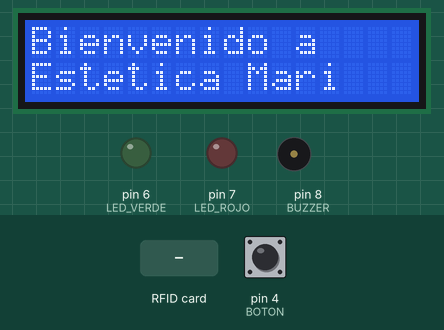
Simulated run of this sketch. Board: Arduino Uno, built with avr-gcc and run on an emulated ATmega328P. On the bench: 16×2 character LCD, output pins drawn as LEDs (lit = HIGH), buzzer (waves = sounding, pin HIGH). The inputs (shaded band) are chosen by the test bench; at power-on: pin 4 (BOTON) LOW. Pins used as bus, display or sensor lines are not drawn; what the sketch prints to the serial monitor is not drawn.

Above: at 1.3 s.
1.4 s: RFID card 53 63 F0 75 71 01 held to the reader
At 4.1 s:
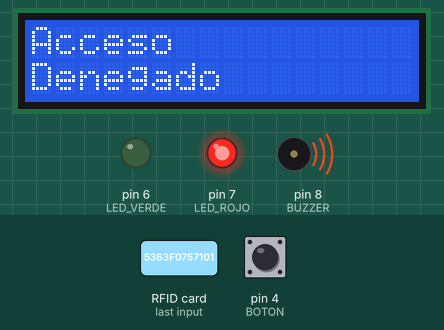
4.4 s: pin 4 (BOTON) pulled HIGH for 3.2 s
At 8.0 s:
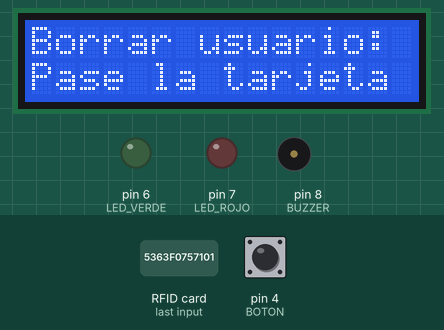
9.1 s: RFID card 5E 7A 19 C4 held to the reader
At 11.0 s:
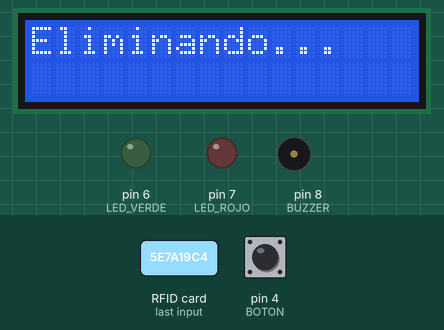
12.1 s: pin 4 (BOTON) pulled HIGH for 1 s
At 12.81 s:
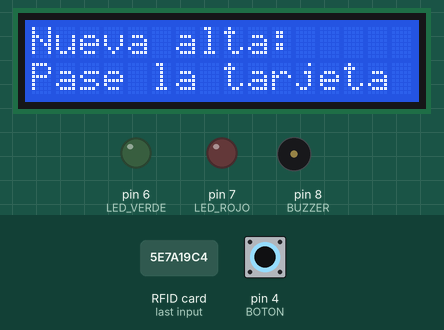
14.6 s: pin 4 (BOTON) pulled HIGH for 0.15 s
16.2 s: RFID card 53 63 F0 75 71 01 held to the reader
At 18.5 s:
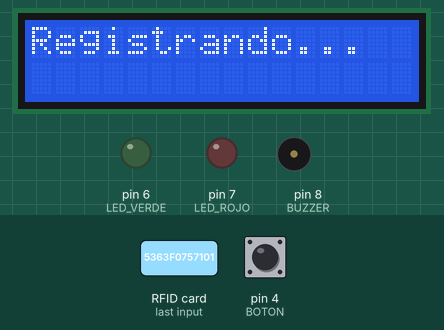
Timing chart, 0 to 20.0 s (numbered marks = the images above; inputs shaded):
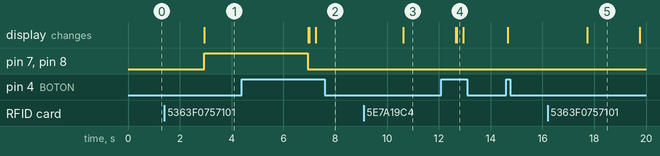

Measured:
- after the input at 1.4 s, pin 7 (LED_ROJO), pin 8 (BUZZER): LOW → HIGH after 1.5 s; the display: changes after 1.5 s (image 1)
- after the input at 4.4 s, the display: first differs from a run without the input after 2.6 s (image 2 shows a later state)
- after the input at 9.1 s, the display: changes after 1.5 s (image 3)
- after the input at 12.1 s, the display: first differs from a run without the input after 0.59 s (image 4)
- after the input at 16.2 s, the display: changes after 1.5 s (image 5)

The sketch:

RFID-nuevo.ino
```cpp
#include <SPI.h>
#include <MFRC522.h>
#include <Wire.h>
#include <LiquidCrystal_I2C.h>

// Pines del Lector RFID
#define SS_PIN 10
#define RST_PIN 9

// Pines de LEDs, Buzzer, y Botón
#define LED_VERDE 6
#define LED_ROJO 7
#define BUZZER 8
#define BOTON 4

MFRC522 mfrc522(SS_PIN, RST_PIN);
LiquidCrystal_I2C lcd(0x27, 16, 2);

// UID de la tarjeta maestra
String masterUID = "5363f0757101";

bool modoAlta = false;
bool modoBaja = false;

unsigned long lastButtonPress = 0;
unsigned long debounceTime = 200;
unsigned long doublePressInterval = 800;

void setup() {
    Serial.begin(9600);
    SPI.begin();
    mfrc522.PCD_Init();
    lcd.init();
    lcd.backlight();

    pinMode(LED_VERDE, OUTPUT);
    pinMode(LED_ROJO, OUTPUT);
    pinMode(BUZZER, OUTPUT);
    pinMode(BOTON, INPUT);

    lcd.setCursor(0, 0);
    lcd.print("Bienvenido a");
    lcd.setCursor(0, 1);
    lcd.print("Estetica Mari");
}

void loop() {
    detectarModo();
    verificarAcceso();
}

void detectarModo() {
    if (digitalRead(BOTON) == HIGH) {
        unsigned long currentTime = millis();

        if (currentTime - lastButtonPress < doublePressInterval) {
            modoBaja = true;
            modoAlta = false;
            lcd.clear();
            lcd.setCursor(0, 0);
            lcd.print("Borrar usuario:");
            lcd.setCursor(0, 1);
            lcd.print("Pase la tarjeta");
        } else {
            modoAlta = true;
            modoBaja = false;
            lcd.clear();
            lcd.setCursor(0, 0);
            lcd.print("Nueva alta:");
            lcd.setCursor(0, 1);
            lcd.print("Pase la tarjeta");
        }

        lastButtonPress = currentTime;
        delay(debounceTime);
    }
}

void verificarAcceso() {
    if (!mfrc522.PICC_IsNewCardPresent() || !mfrc522.PICC_ReadCardSerial()) {
        return;
    }

    String uid = obtenerUID();
    Serial.println(uid);

    if (modoAlta) {
        Serial.println("Alta UID: " + uid);

        while (Serial.available() > 0) {
            Serial.read();
        }

        delay(500);
        String respuesta = esperarRespuesta();
        respuesta.trim();

        if (respuesta.startsWith("Nuevo UID registrado")) {
            lcd.clear();
            lcd.setCursor(0, 0);
            lcd.print("UID registrado!");
            delay(2000);
        } else {
            lcd.clear();
            lcd.setCursor(0, 0);
            lcd.print("Registrando...");
            delay(2000);
        }

        lcd.clear();
        lcd.setCursor(0, 0);
        lcd.print("Bienvenido a");
        lcd.setCursor(0, 1);
        lcd.print("Estetica Mari");

        modoAlta = false;

    } else if (modoBaja) {
        Serial.println("Baja UID: " + uid);

        while (Serial.available() > 0) {
            Serial.read();
        }

        delay(500);
        String respuesta = esperarRespuesta();
        respuesta.trim();

        if (respuesta == "UID maestro, no se puede eliminar") {
            lcd.clear();
            lcd.setCursor(0, 0);
            lcd.print("UID maestro");
            lcd.setCursor(0, 1);
            lcd.print("no se puede borrar");
            delay(3000);
        } else if (respuesta.startsWith("UID eliminado")) {
            lcd.clear();
            lcd.setCursor(0, 0);
            lcd.print("UID eliminado!");
            delay(2000);
        } else {
            lcd.clear();
            lcd.setCursor(0, 0);
            lcd.print("Eliminando...");
            delay(2000);
        }

        lcd.clear();
        lcd.setCursor(0, 0);
        lcd.print("Bienvenido a");
        lcd.setCursor(0, 1);
        lcd.print("Estetica Mari");

        modoBaja = false;

    } else {
        while (Serial.available() > 0) {
            Serial.read();
        }

        delay(500);
        String respuesta = esperarRespuesta();
        respuesta.trim();

        if (respuesta.startsWith("Acceso permitido")) {
            lcd.clear();
            lcd.setCursor(0, 0);
            lcd.print("Tenga buen dia");
            lcd.setCursor(0, 1);
            int idx = respuesta.indexOf(":");
            String nombre = respuesta.substring(idx + 2);
            lcd.print(nombre);
            digitalWrite(LED_VERDE, HIGH);
            digitalWrite(BUZZER, HIGH);
            delay(3000);
            digitalWrite(LED_VERDE, LOW);
            digitalWrite(BUZZER, LOW);
        } else {
            lcd.clear();
            lcd.setCursor(0, 0);
            lcd.print("Acceso");
            lcd.setCursor(0, 1);
            lcd.print("Denegado");
            digitalWrite(LED_ROJO, HIGH);
            digitalWrite(BUZZER, HIGH);
            delay(4000);
            digitalWrite(LED_ROJO, LOW);
            digitalWrite(BUZZER, LOW);
        }

        lcd.clear();
        lcd.setCursor(0, 0);
        lcd.print("Bienvenido a");
        lcd.setCursor(0, 1);
        lcd.print("Estetica Mari");
    }

    mfrc522.PICC_HaltA();
}

String obtenerUID() {
    String uid = "";
    for (byte i = 0; i < mfrc522.uid.size; i++) {
        uid += String(mfrc522.uid.uidByte[i], HEX);
    }
    return uid;
}

String esperarRespuesta() {
    String respuesta = "";
    unsigned long startTime = millis();
    while (millis() - startTime < 1000) {
        if (Serial.available() > 0) {
            respuesta = Serial.readStringUntil('\n');
            break;
        }
    }
    return respuesta;
}
```
